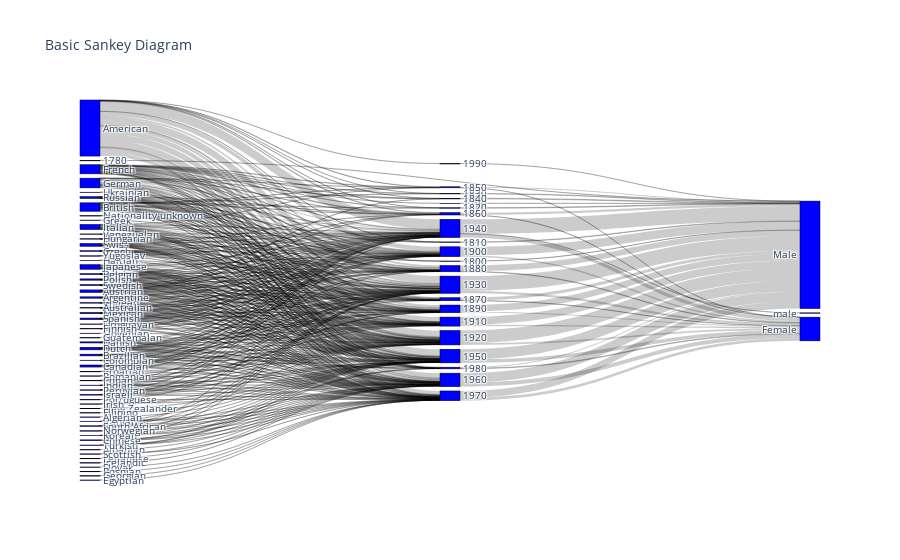

The notebook cell this image was saved under:
### Code cell
fig.update_layout(title_text="Basic Sankey Diagram", font_size=10)
fig.show()

### Figure 1 — Plotly figure (JSON) as saved in the notebook; plotly's stock layout.template omitted (floating-point values rounded to 4 significant figures; data arrays with more than 128 entries replaced by an {"elided": "..."} marker saying what was removed)
{"data": [{"link": {"hovertemplate": "Link from node %{source.customdata}<br />to node%{target.customdata}<br />has value %{value}<br />and data %{customdata}<extra></extra>", "source": {"elided": "416 int values"}, "target": {"elided": "416 int values"}, "value": {"elided": "416 int values"}}, "node": {"color": "blue", "hovertemplate": "Node %{customdata} has total value %{value}<extra></extra>", "label": {"elided": "154 mixed values"}, "line": {"color": "black", "width": 0.5}, "pad": 15, "thickness": 20}, "type": "sankey"}], "layout": {"font": {"size": 10}, "title": {"text": "Basic Sankey Diagram"}}}
